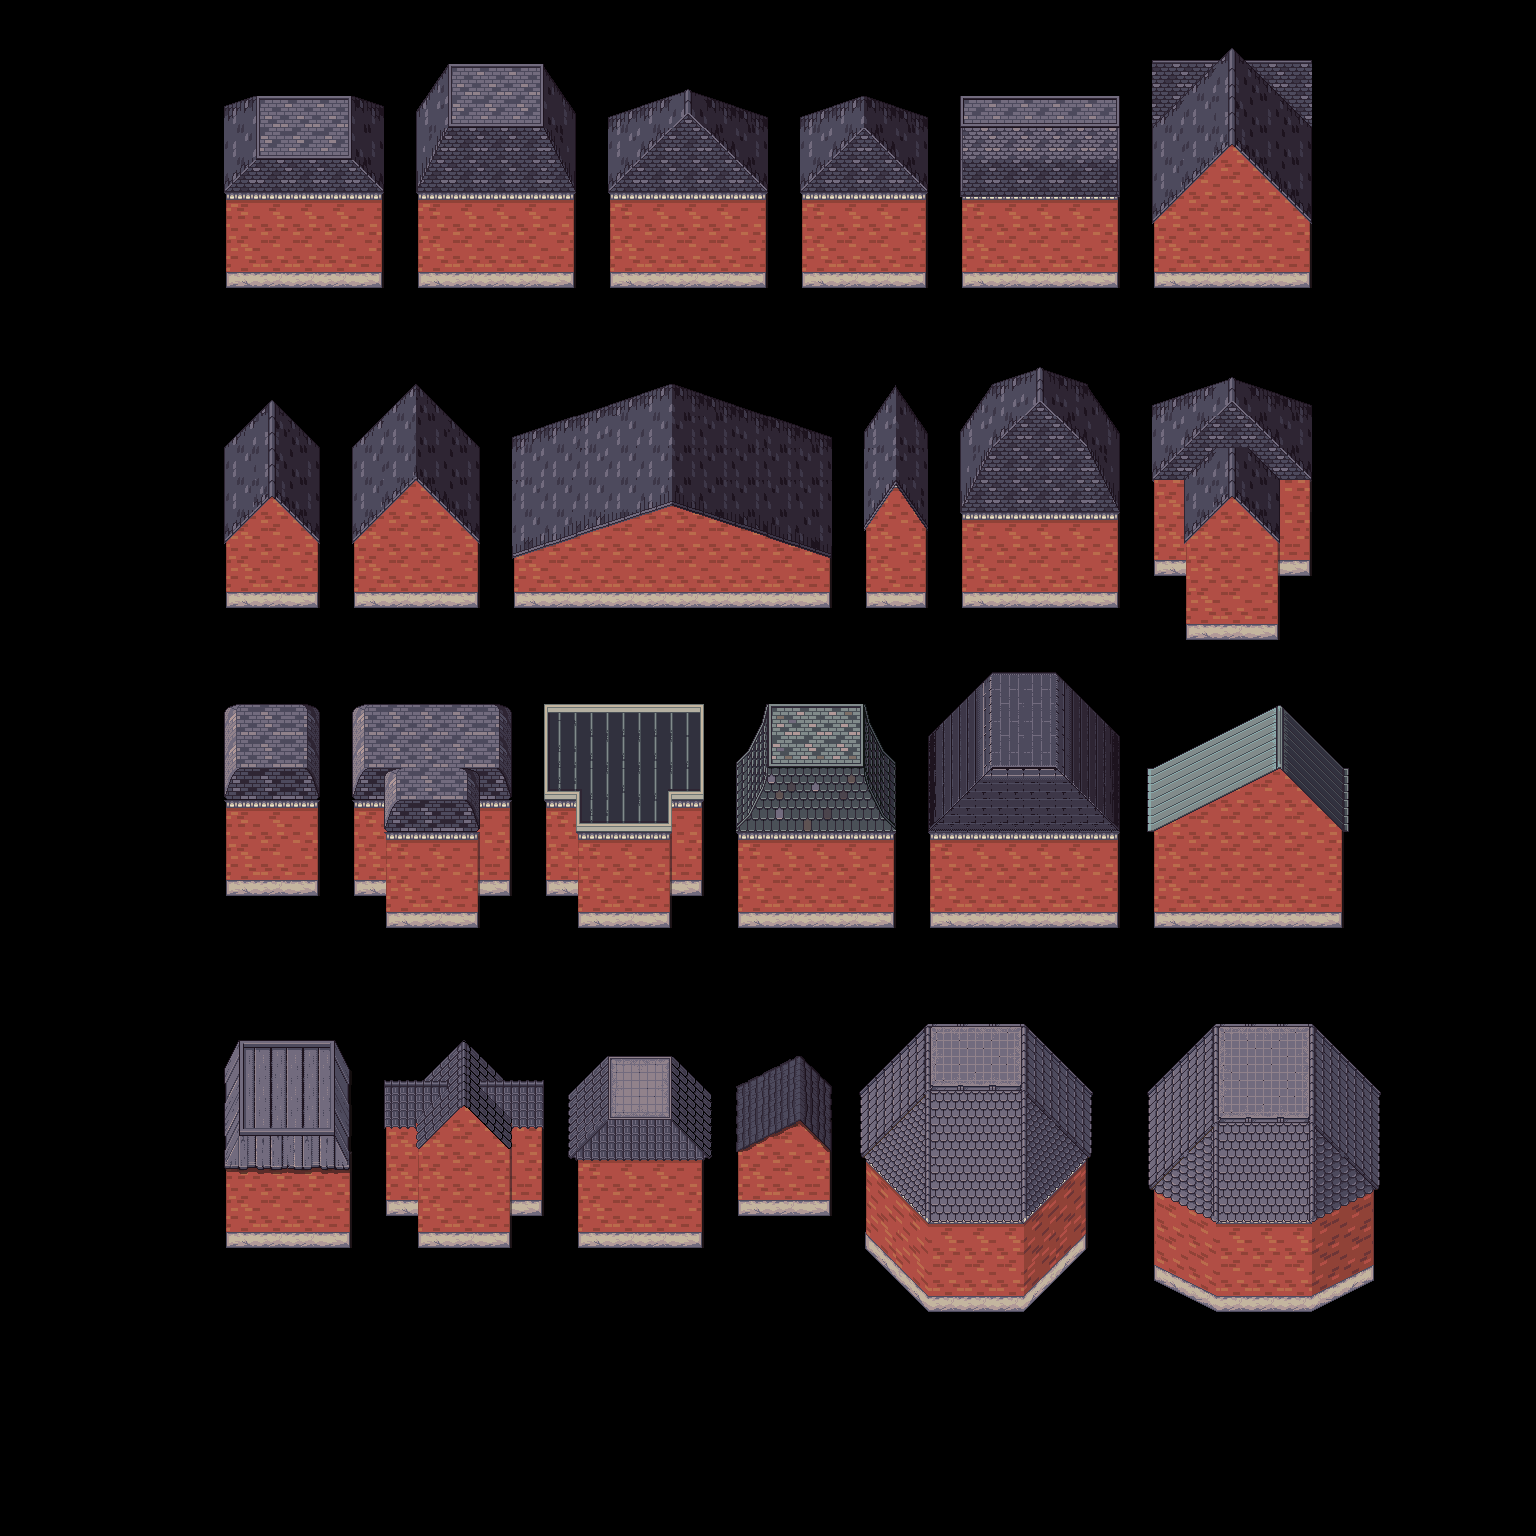

Rendered tile map (Tiled .tmx) drawn with the repository's tilesets; below, a short description and the map source with its tile grids summarised:
An orthogonal 48x48 tile map with 32x32 px tiles, 4 tile layers (houses_1, houses_2, roof_1, roof_2), 2 hidden layers not drawn, 3 tilesets and 15 objects.

<map version="1.8" tiledversion="1.8.2" orientation="orthogonal" renderorder="right-down" width="48" height="48" tilewidth="32" tileheight="32" infinite="0" nextlayerid="8" nextobjectid="39">
 <tileset firstgid="1" source="colonial.tsx" />
 <tileset firstgid="1025" source="../roofs.tsx" />
 <tileset firstgid="5121" name="victorian-streets" tilewidth="32" tileheight="32" tilecount="1536" columns="16">
  <image source="../../../../tilesets/victorian-streets.png" width="512" height="3072" />
 </tileset>
 <layer id="4" name="houses_1" width="48" height="48">
  <data>[2304 cells, 278 non-empty, 51 distinct tile ids]</data>
 </layer>
 <layer id="3" name="houses_2" width="48" height="48">
  <data>[2304 cells, 190 non-empty, 9 distinct tile ids]</data>
 </layer>
 <layer id="1" name="roof_1" width="48" height="48">
  <data>[2304 cells, 408 non-empty, 226 distinct tile ids]</data>
 </layer>
 <layer id="2" name="roof_2" width="48" height="48">
  <data>[2304 cells, 111 non-empty, 94 distinct tile ids]</data>
 </layer>
 <layer id="7" name="color_1" width="48" height="48" visible="0">
  <data>[2304 cells, 84 non-empty, 65 distinct tile ids]</data>
 </layer>
 <layer id="6" name="color_2" width="48" height="48" visible="0">
  <data>[2304 cells, 454 non-empty, 361 distinct tile ids]</data>
 </layer>
 <objectgroup id="5" name="Object Layer 1">
  <object id="6" x="260.811" y="293.337" width="112.471" height="41.7674">
   <text wrap="1" halign="center">Hipped with flat top</text>
  </object>
  <object id="7" x="442.67" y="298.403" width="116.46" height="41.9118">
   <text wrap="1">Hipped (steep) with flat top</text>
  </object>
  <object id="8" x="654.443" y="289.63" width="89.5469" height="18.8438">
   <text wrap="1">Hipped</text>
  </object>
  <object id="9" x="623.444" y="608.884" width="131.867" height="18.8438">
   <text wrap="1">Gable (Shallow)</text>
  </object>
  <object id="11" x="256.142" y="612.411" width="48.9897" height="18.8438">
   <text wrap="1">Gable</text>
  </object>
  <object id="13" x="997.259" y="618.001" width="89.5469" height="18.8438">
   <text wrap="1">Gambrel</text>
  </object>
  <object id="14" x="1201.49" y="649.001" width="112.471" height="18.8438">
   <text wrap="1">Gross-Gabled</text>
  </object>
  <object id="15" x="1183.39" y="292.299" width="109.763" height="18.8438">
   <text wrap="1">Cross-Gabled</text>
  </object>
  <object id="16" x="1004.55" y="287.806" width="89.5469" height="18.8438">
   <text wrap="1">Gambrel</text>
  </object>
  <object id="17" x="827.675" y="291.453" width="89.5469" height="18.8438">
   <text wrap="1">Hipped</text>
  </object>
  <object id="19" x="241.924" y="928.679" width="57.7362" height="18.8438">
   <text wrap="1">"Zelda"</text>
  </object>
  <object id="20" x="612.294" y="940.213" width="38.2845" height="18.8438">
   <text wrap="1">Flat</text>
  </object>
  <object id="21" x="771.235" y="940.24" width="122.867" height="57.0165">
   <text wrap="1">Flared Hipped with flat top (fake Mansard)</text>
  </object>
  <object id="22" x="941.655" y="940.213" width="162.596" height="18.8438">
   <text wrap="1">Hipped with flat top</text>
  </object>
  <object id="23" x="1206.94" y="946.621" width="123.902" height="37.9301">
   <text wrap="1">Asymmetric Gable (Saltbox)</text>
  </object>
 </objectgroup>
</map>
